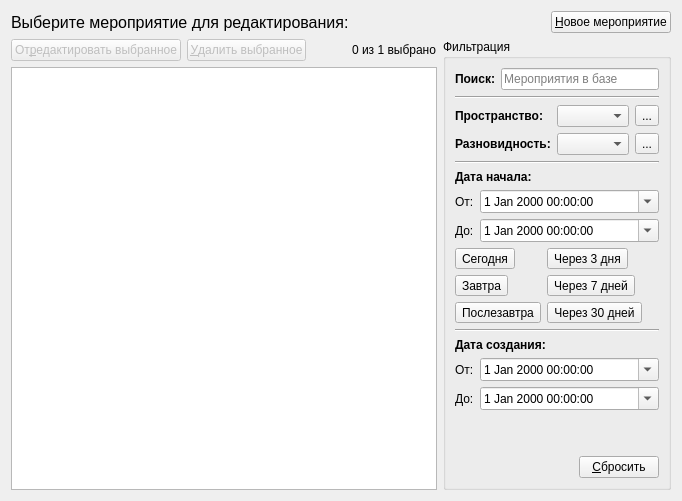
      <widget class="QWidget" name="eventsTab">
       <attribute name="icon">
        <iconset>
         <normaloff>resourses/event.png</normaloff>resourses/event.png</iconset>
       </attribute>
       <attribute name="title">
        <string>&amp;Мероприятия</string>
       </attribute>
       <layout class="QGridLayout" name="gridLayout_5">
        <item row="0" column="0">
         <layout class="QHBoxLayout" name="horizontalLayout_24">
          <item>
           <widget class="QLabel" name="label_32">
            <property name="font">
             <font>
              <pointsize>12</pointsize>
             </font>
            </property>
            <property name="text">
             <string>Выберите мероприятие для редактирования:</string>
            </property>
           </widget>
          </item>
          <item>
           <spacer name="horizontalSpacer_8">
            <property name="orientation">
             <enum>Qt::Horizontal</enum>
            </property>
            <property name="sizeHint" stdset="0">
             <size>
              <width>40</width>
              <height>20</height>
             </size>
            </property>
           </spacer>
          </item>
          <item>
           <widget class="QPushButton" name="pushButton_11">
            <property name="text">
             <string>&amp;Новое мероприятие</string>
            </property>
            <property name="icon">
             <iconset>
              <normaloff>resourses/create.png</normaloff>resourses/create.png</iconset>
            </property>
           </widget>
          </item>
         </layout>
        </item>
        <item row="1" column="0">
         <layout class="QHBoxLayout" name="horizontalLayout_16">
          <item>
           <layout class="QVBoxLayout" name="verticalLayout_8">
            <item>
             <layout class="QHBoxLayout" name="horizontalLayout_17">
              <item>
               <widget class="QPushButton" name="pushButton_8">
                <property name="enabled">
                 <bool>false</bool>
                </property>
                <property name="text">
                 <string>От&amp;редактировать выбранное</string>
                </property>
                <property name="icon">
                 <iconset>
                  <normaloff>resourses/edit.png</normaloff>resourses/edit.png</iconset>
                </property>
               </widget>
              </item>
              <item>
               <widget class="QPushButton" name="pushButton_9">
                <property name="enabled">
                 <bool>false</bool>
                </property>
                <property name="text">
                 <string>&amp;Удалить выбранное</string>
                </property>
                <property name="icon">
                 <iconset>
                  <normaloff>resourses/delete.png</normaloff>resourses/delete.png</iconset>
                </property>
               </widget>
              </item>
              <item>
               <spacer name="horizontalSpacer_6">
                <property name="orientation">
                 <enum>Qt::Horizontal</enum>
                </property>
                <property name="sizeHint" stdset="0">
                 <size>
                  <width>40</width>
                  <height>20</height>
                 </size>
                </property>
               </spacer>
              </item>
              <item>
               <widget class="QLabel" name="label_19">
                <property name="text">
                 <string>0 из 1 выбрано</string>
                </property>
               </widget>
              </item>
             </layout>
            </item>
            <item>
             <widget class="QTableView" name="tableView_3">
              <property name="selectionMode">
               <enum>QAbstractItemView::SingleSelection</enum>
              </property>
              <property name="selectionBehavior">
               <enum>QAbstractItemView::SelectRows</enum>
              </property>
              <property name="sortingEnabled">
               <bool>true</bool>
              </property>
              <attribute name="horizontalHeaderHighlightSections">
               <bool>true</bool>
              </attribute>
              <attribute name="verticalHeaderVisible">
               <bool>true</bool>
              </attribute>
              <attribute name="verticalHeaderCascadingSectionResizes">
               <bool>true</bool>
              </attribute>
              <attribute name="verticalHeaderDefaultSectionSize">
               <number>24</number>
              </attribute>
             </widget>
            </item>
           </layout>
          </item>
          <item>
           <widget class="QGroupBox" name="groupBox_3">
            <property name="sizePolicy">
             <sizepolicy hsizetype="Maximum" vsizetype="Expanding">
              <horstretch>0</horstretch>
              <verstretch>0</verstretch>
             </sizepolicy>
            </property>
            <property name="title">
             <string>Фильтрация</string>
            </property>
            <layout class="QVBoxLayout" name="verticalLayout_10">
             <item>
              <layout class="QHBoxLayout" name="horizontalLayout_18">
               <item>
                <widget class="QLabel" name="label_20">
                 <property name="font">
                  <font>
                   <bold>true</bold>
                  </font>
                 </property>
                 <property name="text">
                  <string>Поиск:</string>
                 </property>
                </widget>
               </item>
               <item>
                <widget class="QLineEdit" name="lineEdit_3">
                 <property name="text">
                  <string/>
                 </property>
                 <property name="placeholderText">
                  <string>Мероприятия в базе</string>
                 </property>
                 <property name="clearButtonEnabled">
                  <bool>true</bool>
                 </property>
                </widget>
               </item>
              </layout>
             </item>
             <item>
              <widget class="Line" name="line_5">
               <property name="orientation">
                <enum>Qt::Horizontal</enum>
               </property>
              </widget>
             </item>
             <item>
              <layout class="QFormLayout" name="formLayout_6">
               <item row="0" column="0">
                <widget class="QLabel" name="label_21">
                 <property name="font">
                  <font>
                   <bold>true</bold>
                  </font>
                 </property>
                 <property name="text">
                  <string>Пространство:</string>
                 </property>
                </widget>
               </item>
               <item row="0" column="1">
                <layout class="QHBoxLayout" name="horizontalLayout_19">
                 <item>
                  <widget class="QComboBox" name="comboBox_8"/>
                 </item>
                 <item>
                  <widget class="QToolButton" name="toolButton_7">
                   <property name="text">
                    <string>...</string>
                   </property>
                   <property name="icon">
                    <iconset>
                     <normaloff>resourses/question.png</normaloff>resourses/question.png</iconset>
                   </property>
                  </widget>
                 </item>
                </layout>
               </item>
               <item row="1" column="0">
                <widget class="QLabel" name="label_23">
                 <property name="font">
                  <font>
                   <bold>true</bold>
                  </font>
                 </property>
                 <property name="text">
                  <string>Разновидность:</string>
                 </property>
                </widget>
               </item>
               <item row="1" column="1">
                <layout class="QHBoxLayout" name="horizontalLayout_21">
                 <item>
                  <widget class="QComboBox" name="comboBox_10"/>
                 </item>
                 <item>
                  <widget class="QToolButton" name="toolButton_9">
                   <property name="text">
                    <string>...</string>
                   </property>
                   <property name="icon">
                    <iconset>
                     <normaloff>resourses/maximize.png</normaloff>resourses/maximize.png</iconset>
                   </property>
                  </widget>
                 </item>
                </layout>
               </item>
              </layout>
             </item>
             <item>
              <widget class="Line" name="line_7">
               <property name="orientation">
                <enum>Qt::Horizontal</enum>
               </property>
              </widget>
             </item>
             <item>
              <widget class="QLabel" name="label_26">
               <property name="font">
                <font>
                 <bold>true</bold>
                </font>
               </property>
               <property name="text">
                <string>Дата начала:</string>
               </property>
              </widget>
             </item>
             <item>
              <layout class="QFormLayout" name="formLayout_7">
               <item row="0" column="0">
                <widget class="QLabel" name="label_27">
                 <property name="text">
                  <string>От:</string>
                 </property>
                </widget>
               </item>
               <item row="0" column="1">
                <widget class="QDateTimeEdit" name="dateTimeEdit_5">
                 <property name="calendarPopup">
                  <bool>true</bool>
                 </property>
                </widget>
               </item>
               <item row="1" column="1">
                <widget class="QDateTimeEdit" name="dateTimeEdit_6">
                 <property name="calendarPopup">
                  <bool>true</bool>
                 </property>
                </widget>
               </item>
               <item row="1" column="0">
                <widget class="QLabel" name="label_28">
                 <property name="text">
                  <string>До:</string>
                 </property>
                </widget>
               </item>
              </layout>
             </item>
             <item>
              <layout class="QFormLayout" name="formLayout_11">
               <item row="0" column="0">
                <widget class="QToolButton" name="toolButton_14">
                 <property name="text">
                  <string>Сегодня</string>
                 </property>
                </widget>
               </item>
               <item row="0" column="1">
                <widget class="QToolButton" name="toolButton_15">
                 <property name="text">
                  <string>Через 3 дня</string>
                 </property>
                </widget>
               </item>
               <item row="1" column="0">
                <widget class="QToolButton" name="toolButton_16">
                 <property name="text">
                  <string>Завтра</string>
                 </property>
                </widget>
               </item>
               <item row="1" column="1">
                <widget class="QToolButton" name="toolButton_17">
                 <property name="text">
                  <string>Через 7 дней</string>
                 </property>
                </widget>
               </item>
               <item row="2" column="1">
                <widget class="QToolButton" name="toolButton_18">
                 <property name="text">
                  <string>Через 30 дней</string>
                 </property>
                </widget>
               </item>
               <item row="2" column="0">
                <widget class="QToolButton" name="toolButton_19">
                 <property name="text">
                  <string>Послезавтра</string>
                 </property>
                </widget>
               </item>
              </layout>
             </item>
             <item>
              <widget class="Line" name="line_8">
               <property name="orientation">
                <enum>Qt::Horizontal</enum>
               </property>
              </widget>
             </item>
             <item>
              <widget class="QLabel" name="label_29">
               <property name="font">
                <font>
                 <bold>true</bold>
                </font>
               </property>
               <property name="text">
                <string>Дата создания:</string>
               </property>
              </widget>
             </item>
             <item>
              <layout class="QFormLayout" name="formLayout_8">
               <item row="1" column="0">
                <widget class="QLabel" name="label_30">
                 <property name="text">
                  <string>До:</string>
                 </property>
                </widget>
               </item>
               <item row="0" column="0">
                <widget class="QLabel" name="label_31">
                 <property name="text">
                  <string>От:</string>
                 </property>
                </widget>
               </item>
               <item row="0" column="1">
                <widget class="QDateTimeEdit" name="dateTimeEdit_7">
                 <property name="calendarPopup">
                  <bool>true</bool>
                 </property>
                </widget>
               </item>
               <item row="1" column="1">
                <widget class="QDateTimeEdit" name="dateTimeEdit_8">
                 <property name="calendarPopup">
                  <bool>true</bool>
                 </property>
                </widget>
               </item>
              </layout>
             </item>
             <item>
              <spacer name="verticalSpacer_3">
               <property name="orientation">
                <enum>Qt::Vertical</enum>
               </property>
               <property name="sizeHint" stdset="0">
                <size>
                 <width>20</width>
                 <height>40</height>
                </size>
               </property>
              </spacer>
             </item>
             <item>
              <layout class="QHBoxLayout" name="horizontalLayout_23">
               <item>
                <spacer name="horizontalSpacer_7">
                 <property name="orientation">
                  <enum>Qt::Horizontal</enum>
                 </property>
                 <property name="sizeHint" stdset="0">
                  <size>
                   <width>40</width>
                   <height>20</height>
                  </size>
                 </property>
                </spacer>
               </item>
               <item>
                <widget class="QPushButton" name="pushButton_10">
                 <property name="text">
                  <string>&amp;Сбросить</string>
                 </property>
                </widget>
               </item>
              </layout>
             </item>
            </layout>
           </widget>
          </item>
         </layout>
        </item>
       </layout>
      </widget>
